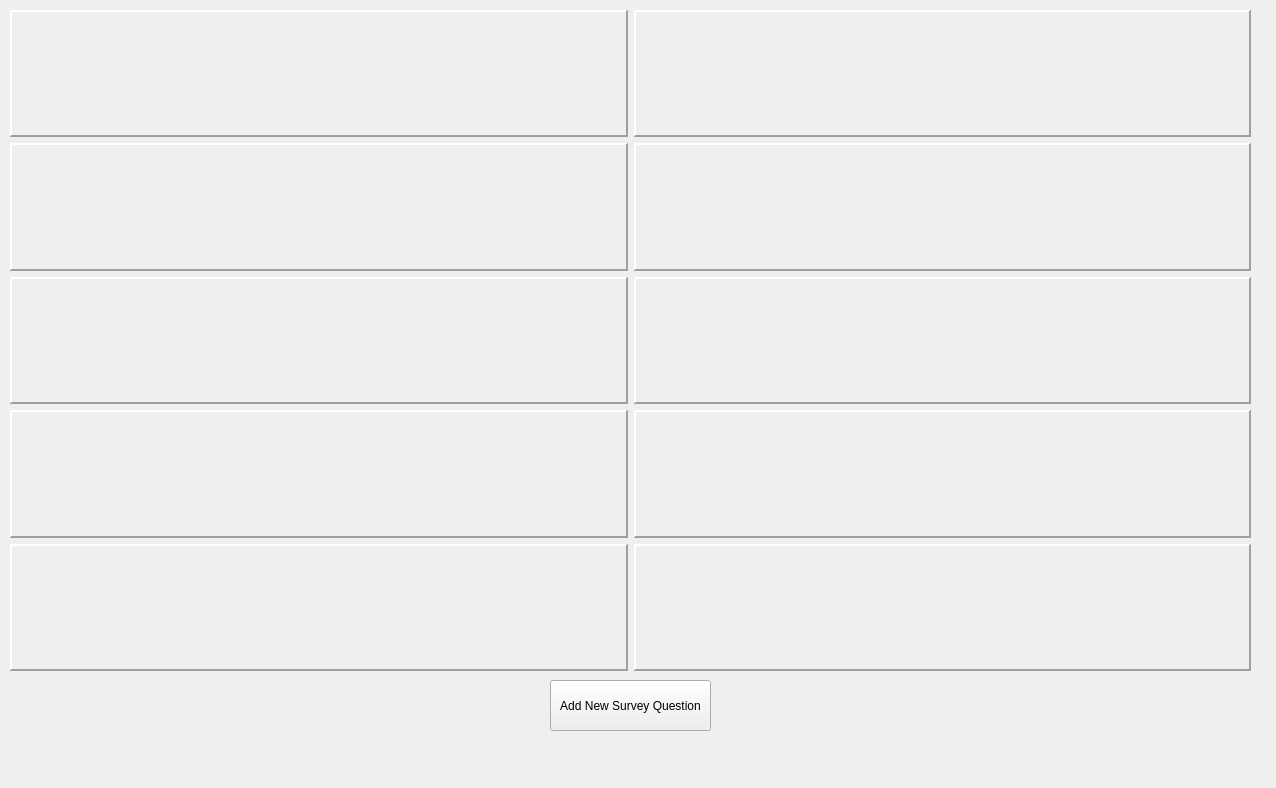
<?xml version="1.0" encoding="UTF-8"?>
<ui version="4.0">
 <class>Build</class>
 <widget class="QWidget" name="Build">
  <property name="geometry">
   <rect>
    <x>0</x>
    <y>0</y>
    <width>1276</width>
    <height>788</height>
   </rect>
  </property>
  <property name="windowTitle">
   <string>Form</string>
  </property>
  <widget class="QPushButton" name="addQ">
   <property name="geometry">
    <rect>
     <x>550</x>
     <y>680</y>
     <width>161</width>
     <height>51</height>
    </rect>
   </property>
   <property name="text">
    <string>Add New Survey Question</string>
   </property>
  </widget>
  <widget class="QWidget" name="layoutWidget">
   <property name="geometry">
    <rect>
     <x>10</x>
     <y>10</y>
     <width>1241</width>
     <height>661</height>
    </rect>
   </property>
   <layout class="QGridLayout" name="gridLayout">
    <item row="1" column="1">
     <widget class="QFrame" name="frame3">
      <property name="styleSheet">
       <string notr="true"/>
      </property>
      <property name="frameShape">
       <enum>QFrame::Panel</enum>
      </property>
      <property name="frameShadow">
       <enum>QFrame::Raised</enum>
      </property>
      <property name="lineWidth">
       <number>2</number>
      </property>
      <property name="midLineWidth">
       <number>2</number>
      </property>
      <widget class="QStackedWidget" name="stack3">
       <property name="geometry">
        <rect>
         <x>0</x>
         <y>0</y>
         <width>611</width>
         <height>121</height>
        </rect>
       </property>
       <widget class="QWidget" name="page_7"/>
       <widget class="QWidget" name="page_8"/>
      </widget>
     </widget>
    </item>
    <item row="4" column="0">
     <widget class="QFrame" name="frame8">
      <property name="styleSheet">
       <string notr="true"/>
      </property>
      <property name="frameShape">
       <enum>QFrame::Panel</enum>
      </property>
      <property name="frameShadow">
       <enum>QFrame::Raised</enum>
      </property>
      <property name="lineWidth">
       <number>2</number>
      </property>
      <property name="midLineWidth">
       <number>2</number>
      </property>
      <widget class="QStackedWidget" name="stack8">
       <property name="geometry">
        <rect>
         <x>0</x>
         <y>0</y>
         <width>611</width>
         <height>121</height>
        </rect>
       </property>
       <widget class="QWidget" name="page_17"/>
       <widget class="QWidget" name="page_18"/>
      </widget>
     </widget>
    </item>
    <item row="3" column="1">
     <widget class="QFrame" name="frame7">
      <property name="styleSheet">
       <string notr="true"/>
      </property>
      <property name="frameShape">
       <enum>QFrame::Panel</enum>
      </property>
      <property name="frameShadow">
       <enum>QFrame::Raised</enum>
      </property>
      <property name="lineWidth">
       <number>2</number>
      </property>
      <property name="midLineWidth">
       <number>2</number>
      </property>
      <widget class="QStackedWidget" name="stack7">
       <property name="geometry">
        <rect>
         <x>0</x>
         <y>0</y>
         <width>611</width>
         <height>121</height>
        </rect>
       </property>
       <widget class="QWidget" name="page_15"/>
       <widget class="QWidget" name="page_16"/>
      </widget>
     </widget>
    </item>
    <item row="1" column="0">
     <widget class="QFrame" name="frame2">
      <property name="styleSheet">
       <string notr="true"/>
      </property>
      <property name="frameShape">
       <enum>QFrame::Panel</enum>
      </property>
      <property name="frameShadow">
       <enum>QFrame::Raised</enum>
      </property>
      <property name="lineWidth">
       <number>2</number>
      </property>
      <property name="midLineWidth">
       <number>2</number>
      </property>
      <widget class="QStackedWidget" name="stack2">
       <property name="geometry">
        <rect>
         <x>0</x>
         <y>0</y>
         <width>611</width>
         <height>121</height>
        </rect>
       </property>
       <widget class="QWidget" name="page_5"/>
       <widget class="QWidget" name="page_6"/>
      </widget>
     </widget>
    </item>
    <item row="0" column="1">
     <widget class="QFrame" name="frame1">
      <property name="styleSheet">
       <string notr="true"/>
      </property>
      <property name="frameShape">
       <enum>QFrame::Panel</enum>
      </property>
      <property name="frameShadow">
       <enum>QFrame::Raised</enum>
      </property>
      <property name="lineWidth">
       <number>2</number>
      </property>
      <property name="midLineWidth">
       <number>2</number>
      </property>
      <widget class="QStackedWidget" name="stack1">
       <property name="geometry">
        <rect>
         <x>0</x>
         <y>0</y>
         <width>611</width>
         <height>121</height>
        </rect>
       </property>
       <widget class="QWidget" name="page_3"/>
       <widget class="QWidget" name="page_4"/>
      </widget>
     </widget>
    </item>
    <item row="4" column="1">
     <widget class="QFrame" name="frame9">
      <property name="styleSheet">
       <string notr="true"/>
      </property>
      <property name="frameShape">
       <enum>QFrame::Panel</enum>
      </property>
      <property name="frameShadow">
       <enum>QFrame::Raised</enum>
      </property>
      <property name="lineWidth">
       <number>2</number>
      </property>
      <property name="midLineWidth">
       <number>2</number>
      </property>
      <widget class="QStackedWidget" name="stack9">
       <property name="geometry">
        <rect>
         <x>0</x>
         <y>0</y>
         <width>611</width>
         <height>121</height>
        </rect>
       </property>
       <widget class="QWidget" name="page_19"/>
       <widget class="QWidget" name="page_20"/>
      </widget>
     </widget>
    </item>
    <item row="3" column="0">
     <widget class="QFrame" name="frame6">
      <property name="styleSheet">
       <string notr="true"/>
      </property>
      <property name="frameShape">
       <enum>QFrame::Panel</enum>
      </property>
      <property name="frameShadow">
       <enum>QFrame::Raised</enum>
      </property>
      <property name="lineWidth">
       <number>2</number>
      </property>
      <property name="midLineWidth">
       <number>2</number>
      </property>
      <widget class="QStackedWidget" name="stack6">
       <property name="geometry">
        <rect>
         <x>0</x>
         <y>0</y>
         <width>611</width>
         <height>121</height>
        </rect>
       </property>
       <widget class="QWidget" name="page_13"/>
       <widget class="QWidget" name="page_14"/>
      </widget>
     </widget>
    </item>
    <item row="2" column="1">
     <widget class="QFrame" name="frame5">
      <property name="styleSheet">
       <string notr="true"/>
      </property>
      <property name="frameShape">
       <enum>QFrame::Panel</enum>
      </property>
      <property name="frameShadow">
       <enum>QFrame::Raised</enum>
      </property>
      <property name="lineWidth">
       <number>2</number>
      </property>
      <property name="midLineWidth">
       <number>2</number>
      </property>
      <widget class="QStackedWidget" name="stack5">
       <property name="geometry">
        <rect>
         <x>0</x>
         <y>0</y>
         <width>611</width>
         <height>121</height>
        </rect>
       </property>
       <widget class="QWidget" name="page_11"/>
       <widget class="QWidget" name="page_12"/>
      </widget>
     </widget>
    </item>
    <item row="0" column="0">
     <widget class="QFrame" name="frame0">
      <property name="styleSheet">
       <string notr="true"/>
      </property>
      <property name="frameShape">
       <enum>QFrame::Panel</enum>
      </property>
      <property name="frameShadow">
       <enum>QFrame::Raised</enum>
      </property>
      <property name="lineWidth">
       <number>2</number>
      </property>
      <property name="midLineWidth">
       <number>2</number>
      </property>
      <widget class="QStackedWidget" name="stack0">
       <property name="geometry">
        <rect>
         <x>0</x>
         <y>0</y>
         <width>611</width>
         <height>121</height>
        </rect>
       </property>
       <widget class="QWidget" name="page"/>
       <widget class="QWidget" name="page_2"/>
      </widget>
     </widget>
    </item>
    <item row="2" column="0">
     <widget class="QFrame" name="frame4">
      <property name="styleSheet">
       <string notr="true"/>
      </property>
      <property name="frameShape">
       <enum>QFrame::Panel</enum>
      </property>
      <property name="frameShadow">
       <enum>QFrame::Raised</enum>
      </property>
      <property name="lineWidth">
       <number>2</number>
      </property>
      <property name="midLineWidth">
       <number>2</number>
      </property>
      <widget class="QStackedWidget" name="stack4">
       <property name="geometry">
        <rect>
         <x>0</x>
         <y>0</y>
         <width>611</width>
         <height>121</height>
        </rect>
       </property>
       <widget class="QWidget" name="page_9"/>
       <widget class="QWidget" name="page_10"/>
      </widget>
     </widget>
    </item>
   </layout>
  </widget>
 </widget>
 <resources/>
 <connections/>
</ui>
